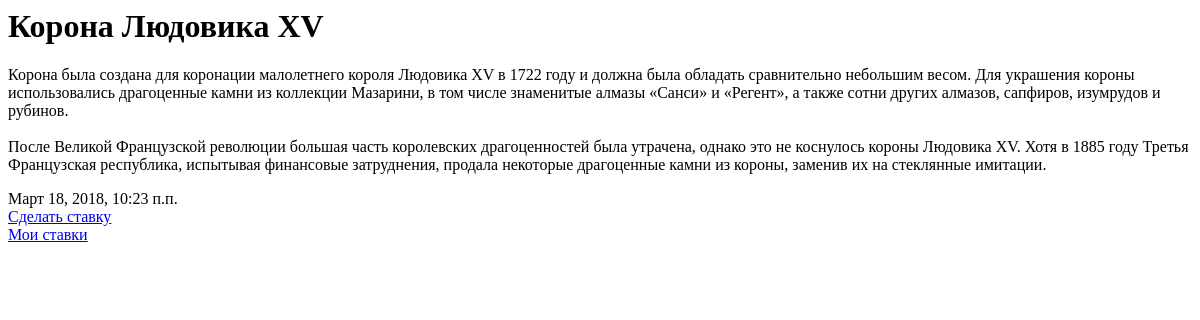
The page /lot_detail/4 on the database as committed earlier.
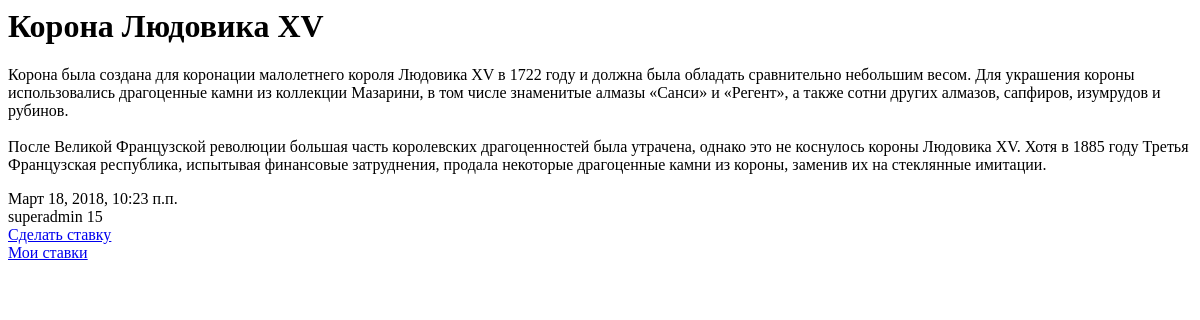
The same page on the database as committed later.
### auction_site/models.py (models this page shows, shortened)
class Rate(models.Model):
    lot = models.ForeignKey(Lot, on_delete=models.CASCADE)
    user = models.ForeignKey(User, on_delete=models.CASCADE, blank=True, null=True)
    time_rate = models.DateTimeField(
            default=timezone.now)
    sum_rate = models.IntegerField()

### auction_site/views.py (the view)
# urls.py: path('lot_detail/<pk>', views.lot_detail, name='lot_detail'),
def lot_detail(request, pk):
    lot = get_object_or_404(Lot, pk=pk)
    chek_date()
    rate = Rate.objects.filter(lot__pk=pk)
    return render_to_response('auction_site/lot_detail.html', {'lot': lot,
			'rate': rate, 'username': auth.get_user(request).username})

### auction_site/views.py (called while the page is built)
def chek_date():
    lots = Lot.objects.all()
    for lot_object in lots:
        lot_finish_date = lot_object.finish_date
        now_date = timezone.now()
        if (lot_finish_date >= now_date) is False:
            lot_object.status = 'Finished'
            lot_object.save()

### auction_site/templates/auction_site/lot_detail.html
<div class="lot">
	{% block content %}
	{% if lot.start_date %}
	<h1>{{ lot.title }}</h1>
	<p>{{ lot.description|linebreaksbr }}</p>
		<div class="date">
			{{ lot.start_date }}<br>
			{% for elem in rate %}
				{{ elem.user }}
				{{ elem.sum_rate }}<br>
			{% endfor %}
			<a href="{% url 'make_rate' pk=lot.pk %}" class="top-menu">Сделать ставку</a><br>
			<a href="{% url 'my_rates' pk=lot.pk %}">Мои ставки</a>
		</div>
	{% endif %}
	{% endblock %}
</div>

Rows that differ between the two databases and show on the page:
added Rate: user "superadmin", sum_rate "15"
